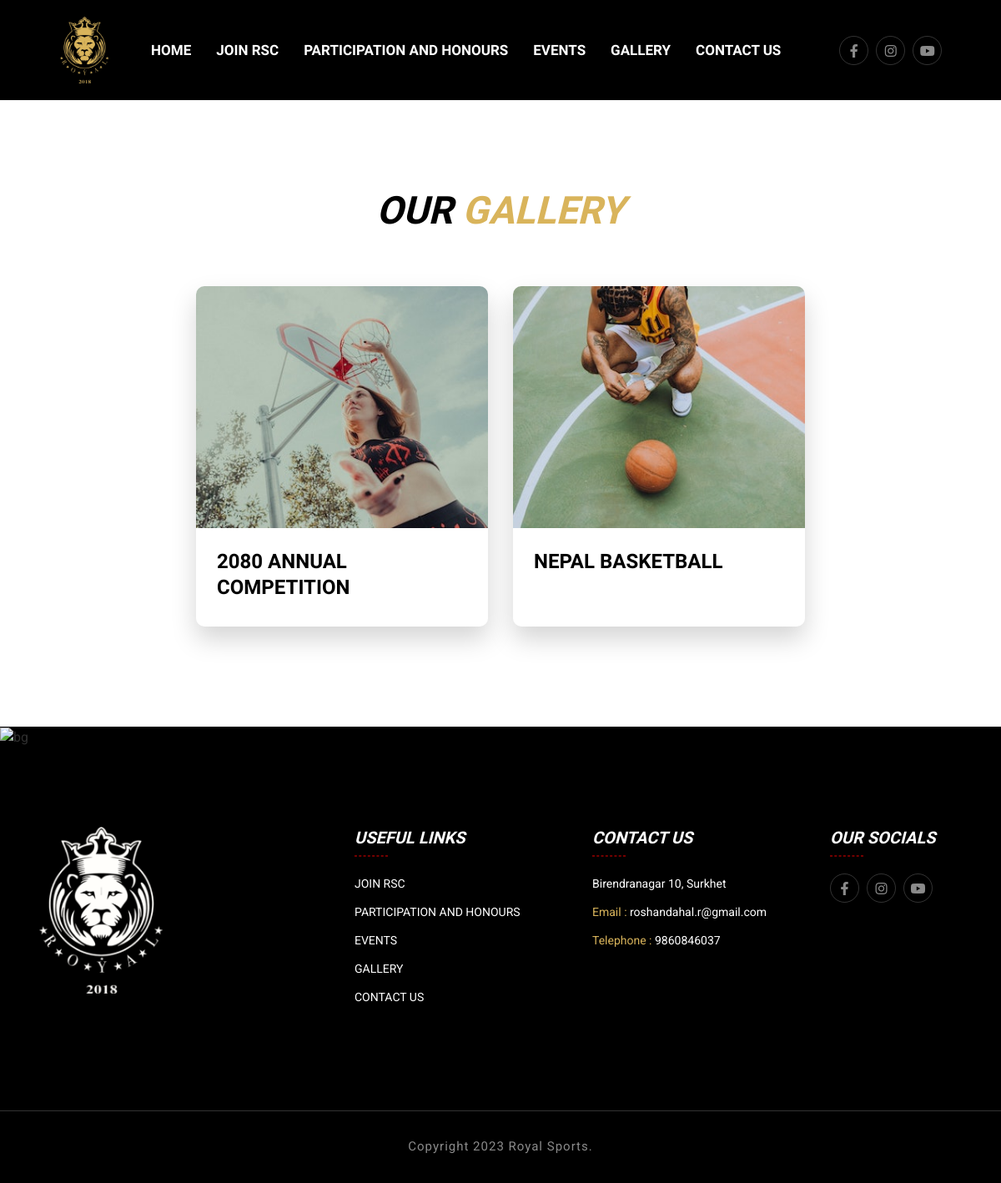
The page /gallery on the database as committed earlier.
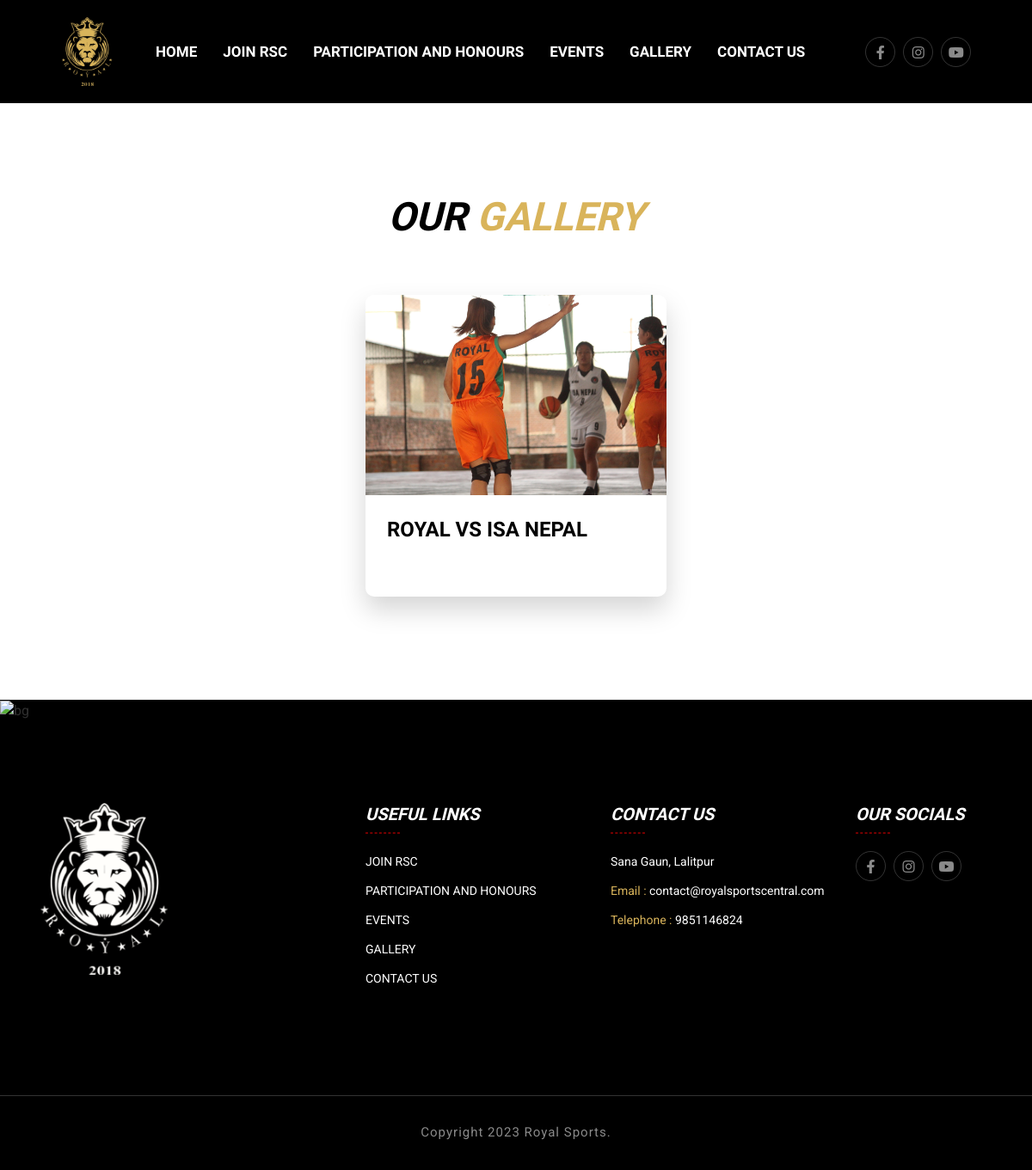
The same page on the database as committed later.
### features/models.py (models this page shows, shortened)
class GalleryImage(models.Model):
    gallery = models.ForeignKey(Gallery, on_delete=models.CASCADE)
    image = models.ImageField(upload_to='gallery_images/',verbose_name="Heading Image (370*307)")

class Gallery(models.Model):
    title = models.CharField(max_length=100)
    class Meta:
        verbose_name_plural = "10. Gallery"

class CompanySetup(models.Model):
    data_set = models.CharField(max_length=200)
    color_logo = models.ImageField(upload_to="logos",verbose_name="Color Logo (172*43)")
    white_logo = models.ImageField(upload_to="logos",verbose_name="White Logo (172*43)")
    company_name = models.CharField(max_length=255)
    location = models.CharField(max_length=200)
    contact = models.CharField(max_length=200)
    opening_hours = models.CharField(max_length=200)
    email = models.CharField(max_length=200)
    facebook_url = models.URLField(null=True,blank=True)
    instagram_url = models.URLField(null=True,blank=True)
    youtube_url = models.URLField(null=True,blank=True)
    created = models.DateField(auto_now_add=True)
    class Meta:
        verbose_name_plural = "01. Company Setup"

### features/views.py (the view)
# urls.py: path("gallery", views.gallery, name="gallery"),
def gallery(request):
    gallerys = Gallery.objects.all()
    context = {
        'gallerys':gallerys
    }
    return render(request,'gallery.html',context)

### features/context_processor.py (called while the page is built)
def custom_data(request):
    if CompanySetup.objects.all().exists():
        setup = CompanySetup.objects.all().order_by('-created')
        data = setup[0]
        return {'data': data}
    else:
        data=None
        return {'data': data}

### templates/gallery.html (shortened to what this page needs)
{% load static %}{% include "header.html" %}
<section class="training-section training-section--style ptb-120">
    <div class="container">
        <div class="row justify-content-center">
            <div class="col-xl-6 col-lg-6 text-center">
                <div class="section-header aos-init aos-animate" data-aos="fade-up" data-aos-duration="1200">
                    <h2 class="section-title">OUR <span>GALLERY</span> </h2>
                </div>
            </div>
        </div>
        <div class="row justify-content-center mb-30-none">
            {% for gallery in gallerys %}
            <div class="col-xl-4 col-lg-4 col-md-6 col-sm-6 mb-30">
                <div class="training-item aos-init aos-animate" data-aos="zoom-in" data-aos-duration="1200">
                    <div class="training-thumb">
                        {% for image in gallery.galleryimage_set.all %}
                        {% if forloop.first %}
                            <img src="{{ image.image.url }}" alt="training">
                        {% endif %}
                        {% endfor %}
                    </div>
                    <div class="training-content">
                        <h3 class="title" style="height: 48px;"><a href="{% url 'gallery_details' id=gallery.id %}">{{ gallery.title }}</a></h3>
                    </div>
                </div>
            </div>
            {% endfor %}
        </div>
    </div>
</section>
{% include "footer.html" %}

### templates/header.html (shortened to what this page needs)
{% load static %} {% include "nav_links.html" %}
<body>
    <header class="header-section header-section-two header-section-three">
        <div class="header">
            <div class="header-bottom-area">
                <div class="container-fluid">
                    <div class="header-menu-content">
                        <nav class="navbar navbar-expand-xl p-0">
                            <a class="site-logo site-title" href="{% url 'home' %}"><img src="{{data.color_logo.url}}" style="height: 80px;" alt="site-logo"></a>
                            <div class="collapse navbar-collapse" id="navbarSupportedContent">
                                <ul class="navbar-nav main-menu">
                                    <li><a href="{% url 'home' %}">HOME</a></li>
                                    <li><a href="{% url 'join_rsc' %}">JOIN RSC</a></li>
                                    <li><a href="{% url 'participation' %}">PARTICIPATION AND HONOURS</a></li>
                                    <li><a href="{% url 'events' %}">EVENTS</a></li>
                                    <li><a href="{% url 'gallery' %}">GALLERY</a></li>
                                    <li><a href="{% url 'contact' %}">CONTACT US</a></li>
                                </ul>
                                <div class="header-right" style="margin-left: 50px;">
                                    <div class="header-action-area">
                                        <ul class="footer-social">
                                            <li><a href="{{data.facebook_url}}"><i class="fab fa-facebook-f"></i></a></li>
                                            <li><a href="{{data.instagram_url}}"><i class="fab fa-instagram"></i></a></li>
                                            <li><a href="{{data.youtube_url}}"><i class="fab fa-youtube"></i></a></li>
                                        </ul>
                                    </div>
                                </div>
                            </div>
                        </nav>
                    </div>
                </div>
            </div>
        </div>
    </header>

### templates/footer.html (shortened to what this page needs)
{% load static %}
    <footer class="footer-section footer-section-two pt-120">
        <div class="footer-bg">
            <img src="{% static 'assets/images/bg/bg-4.png' %}" alt="bg">
        </div>
        <div class="container">
            <div class="row mb-30-none">
                <div class="col-xl-4 col-lg-4 col-md-6 mb-30">
                    <div class="footer-widget">
                        <div class="footer-logo">
                            <a class="site-logo site-title" href="index.html"><img src="{{data.white_logo.url}}" alt="site-logo" style="height: 200px;"></a>
                        </div>
                    </div>
                </div>
                <div class="col-xl-3 col-lg-3 col-md-6 mb-30">
                    <div class="footer-widget">
                        <h4 class="title">Useful Links</h4>
                        <ul class="footer-list">
                            <li><a href="{% url 'join_rsc' %}">JOIN RSC</a></li>
                            <li><a href="{% url 'home' %}">PARTICIPATION AND HONOURS</a></li>
                            <li><a href="{% url 'home' %}">EVENTS</a></li>
                            <li><a href="{% url 'home' %}">GALLERY</a></li>
                            <li><a href="{% url 'contact' %}">CONTACT US</a></li>
                        </ul>
                    </div>
                </div>
                <div class="col-xl-3 col-lg-3 col-md-6 mb-30">
                    <div class="footer-widget">
                        <h4 class="title">Contact us</h4>
                        <ul class="footer-list">
                            <li>{{data.location}}</li>
                            <li><span>Email :</span> {{data.email}}</li>
                            <li><span>Telephone :</span> {{data.contact}}</li>
                        </ul>
                    </div>
                </div>
                <div class="col-xl-2 col-lg-2 col-md-6 mb-30">
                    <div class="footer-widget">
                        <h4 class="title">Our Socials</h4>
                        <ul class="footer-social">
                            <li><a href="{{data.facebook_url}}"><i class="fab fa-facebook-f"></i></a></li>
                            <li><a href="{{data.instagram_url}}"><i class="fab fa-instagram"></i></a></li>
                            <li><a href="{{data.youtube_url}}"><i class="fab fa-youtube"></i></a></li>
                        </ul>
                    </div>
                </div>
            </div>
        </div>
        <div class="copyright-wrapper">
            <div class="row justify-content-center">
                <div class="col-xl-12 text-center">
                    <div class="copyright-area">
                        <p>Copyright 2023 Royal Sports.</p>
                    </div>
                </div>
            </div>
        </div>
    </footer>
    </body>
    </html>

Rows that differ between the two databases and show on the page:
removed Gallery: title "2080 ANNUAL COMPETITION"
removed GalleryImage: image (picture), shown under "2080 ANNUAL COMPETITION"
changed CompanySetup: location "Birendranagar 10, Surkhet" → "Sana Gaun, Lalitpur"; email "roshandahal.r@gmail.com" → "contact@royalsportscentral.com"; contact "9860846037" → "9851146824"
changed Gallery: title "NEPAL BASKETBALL" → "ROYAL VS ISA NEPAL"
changed GalleryImage: image: a different picture
